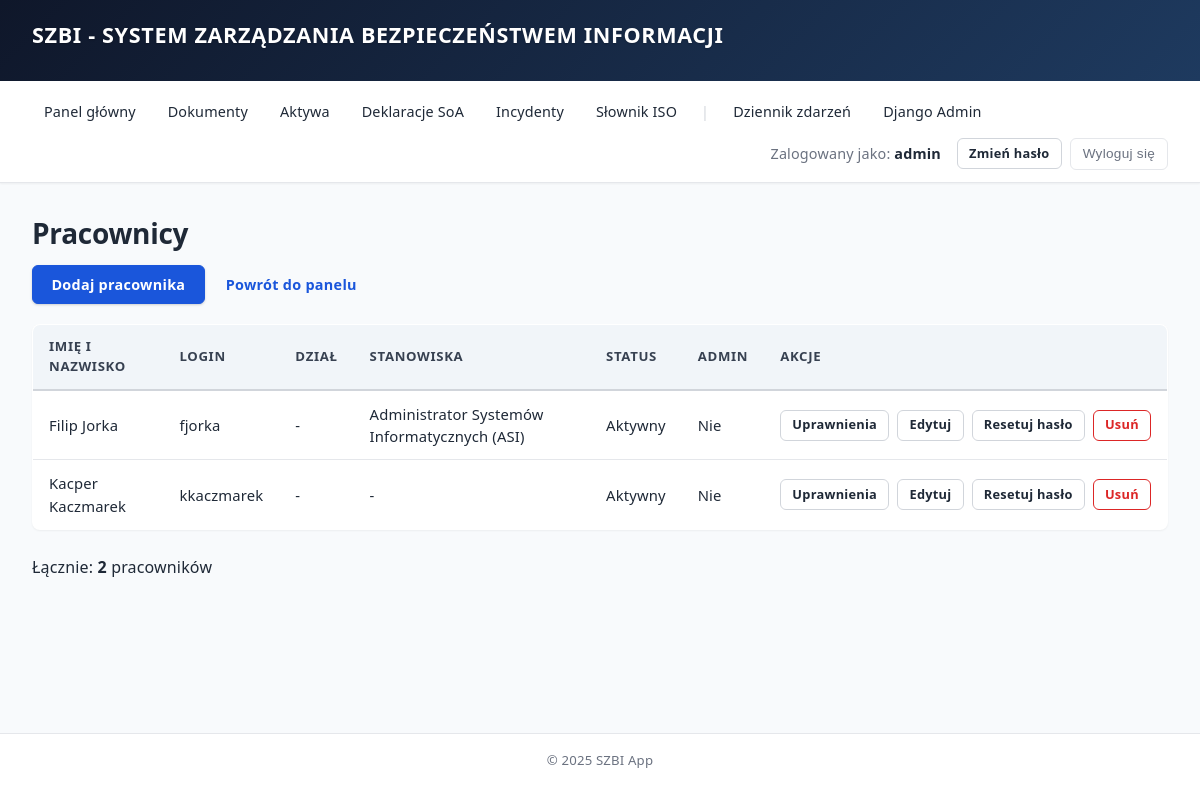
The page /pracownicy/ (signed in) on the database its author committed.
### core/models.py (models this page shows, shortened)
class Employee(models.Model):
    user = models.OneToOneField(
        User,
        on_delete=models.CASCADE,
        related_name='employee',
        verbose_name="Konto użytkownika"
    )
    organization = models.ForeignKey(
        Organization,
        on_delete=models.CASCADE,
        related_name='employees',
        verbose_name="Organizacja"
    )
    department = models.ForeignKey(
        Department,
        on_delete=models.SET_NULL,
        null=True,
        blank=True,
        related_name='employees',
        verbose_name="Dział"
    )
    positions = models.ManyToManyField(
        Position,
        blank=True,
        related_name='employees',
        verbose_name="Stanowiska"
    )
    first_name = models.CharField(max_length=100, verbose_name="Imię")
    last_name = models.CharField(max_length=100, verbose_name="Nazwisko")
    hire_date = models.DateField(verbose_name="Data zatrudnienia", null=True, blank=True)
    is_active = models.BooleanField(default=True, verbose_name="Aktywny")
    created_at = models.DateTimeField(auto_now_add=True, verbose_name="Data utworzenia")
    updated_at = models.DateTimeField(auto_now=True, verbose_name="Data modyfikacji")
    class Meta:
        verbose_name = "Pracownik"
        verbose_name_plural = "Pracownicy"
        ordering = ['last_name', 'first_name']
    def get_full_name(self):
        return f"{self.first_name} {self.last_name}"
    def get_positions_display(self):
        return ", ".join([p.name for p in self.positions.all()])

class Position(models.Model):
    organization = models.ForeignKey(
        Organization,
        on_delete=models.CASCADE,
        related_name='positions',
        verbose_name="Organizacja"
    )
    name = models.CharField(max_length=255, verbose_name="Nazwa stanowiska")
    description = models.TextField(verbose_name="Opis", blank=True)
    department = models.ForeignKey(
        Department,
        on_delete=models.SET_NULL,
        null=True,
        blank=True,
        related_name='positions',
        verbose_name="Dział"
    )
    created_at = models.DateTimeField(auto_now_add=True, verbose_name="Data utworzenia")
    updated_at = models.DateTimeField(auto_now=True, verbose_name="Data modyfikacji")
    class Meta:
        verbose_name = "Stanowisko"
        verbose_name_plural = "Stanowiska"
        ordering = ['organization', 'name']

### core/views.py (the view)
# urls.py: path('pracownicy/', views.employee_list, name='employee_list'),
@login_required
@user_passes_test(is_admin)
def employee_list(request):
    organization = get_or_create_organization()
    employees = Employee.objects.filter(organization=organization).select_related('department', 'user').prefetch_related('positions')
    return render(request, 'core/employee_list.html', {
        'employees': employees,
        'organization': organization,
    })

### core/views.py (called while the page is built)
def is_admin(user):
    return user.is_staff or user.is_superuser

def get_or_create_organization():
    org, created = Organization.objects.get_or_create(
        pk=1,
        defaults={'name': 'Moja Organizacja', 'short_name': 'MO'}
    )
    return org

### templates/core/employee_list.html (shortened to what this page needs)
{% extends 'base.html' %}
{% block content %}
<h1>Pracownicy</h1>
<p class="actions">
    <a href="{% url 'core:employee_create' %}" class="btn">Dodaj pracownika</a>
    <a href="{% url 'core:dashboard' %}" class="btn btn-ghost">Powrót do panelu</a>
</p>
{% if employees %}
<table>
    <thead>
        <tr>
            <th>Imię i nazwisko</th>
            <th>Login</th>
            <th>Dział</th>
            <th>Stanowiska</th>
            <th>Status</th>
            <th>Admin</th>
            <th>Akcje</th>
        </tr>
    </thead>
    <tbody>
        {% for employee in employees %}
        <tr>
            <td>{{ employee.get_full_name }}</td>
            <td>{{ employee.user.username }}</td>
            <td>{{ employee.department.name|default:"-" }}</td>
            <td>{{ employee.get_positions_display|default:"-" }}</td>
            <td>{% if employee.is_active %}Aktywny{% else %}Nieaktywny{% endif %}</td>
            <td>{% if employee.user.is_staff %}Tak{% else %}Nie{% endif %}</td>
            <td>
                <div class="action-group">
                    <a href="{% url 'core:employee_permissions' employee.pk %}" class="btn btn-outline btn-sm">Uprawnienia</a>
                    <a href="{% url 'core:employee_update' employee.pk %}" class="btn btn-outline btn-sm">Edytuj</a>
                    <a href="{% url 'core:admin_password_reset' employee.pk %}" class="btn btn-outline btn-sm" title="Resetuj hasło">Resetuj hasło</a>
                    <a href="{% url 'core:employee_delete' employee.pk %}" class="btn btn-outline-danger btn-sm">Usuń</a>
                </div>
            </td>
        </tr>
        {% endfor %}
    </tbody>
</table>
<p>Łącznie: <strong>{{ employees|length }}</strong> pracowników</p>
{% else %}
<p>Brak pracowników. <a href="{% url 'core:employee_create' %}" class="btn">Dodaj pierwszego pracownika</a>.</p>
{% endif %}
{% endblock %}

### templates/base.html (shortened to what this page needs)
{% load static %}
<!DOCTYPE html>
<html lang="pl">
<head>
    <link rel="stylesheet" href="{% static 'css/style.css' %}">
</head>
<body>
    <header>
        <h1>SZBI - System Zarządzania Bezpieczeństwem Informacji</h1>
    </header>
    <nav>
        {% if user.is_authenticated %}
            <a href="{% url 'core:dashboard' %}">Panel główny</a>
            <a href="/documents/">Dokumenty</a>
            <a href="/aktywa/">Aktywa</a>
            <a href="/deklaracje/">Deklaracje SoA</a>
            <a href="/incydenty/">Incydenty</a>
            <a href="/slownik/">Słownik ISO</a>
            {% if user.is_staff %}
                <span class="nav-separator">|</span>
                <a href="{% url 'core:activity_log_list' %}">Dziennik zdarzeń</a>
                <a href="/admin/">Django Admin</a>
            {% endif %}
            <span>Zalogowany jako: <strong>{{ user.username }}</strong></span>
            <a href="{% url 'core:password_change' %}" class="btn btn-sm btn-outline" style="margin-left: 0.5rem;">Zmień hasło</a>
            <form method="post" action="{% url 'logout' %}">
                <button type="submit">Wyloguj się</button>
            </form>
        {% else %}
            <a href="{% url 'login' %}">Zaloguj się</a>
        {% endif %}
    </nav>
    <main>
        {% block content %}
        {% endblock %}
    </main>
    <footer>
        <p>&copy; 2025 SZBI App</p>
    </footer>
</body>
</html>

### rows shown on the page
Employee: get_full_name "Filip Jorka", user.username "fjorka", department.name "-", positions "Administrator Systemów Informatycznych (ASI)", is_active "Aktywny", shows "Nie"
Employee: get_full_name "Kacper Kaczmarek", user.username "kkaczmarek", department.name "-", positions "-", is_active "Aktywny", shows "Nie"

### other values the page prints
{{ user.username }} "admin"
{{ employees|length }} "2"
